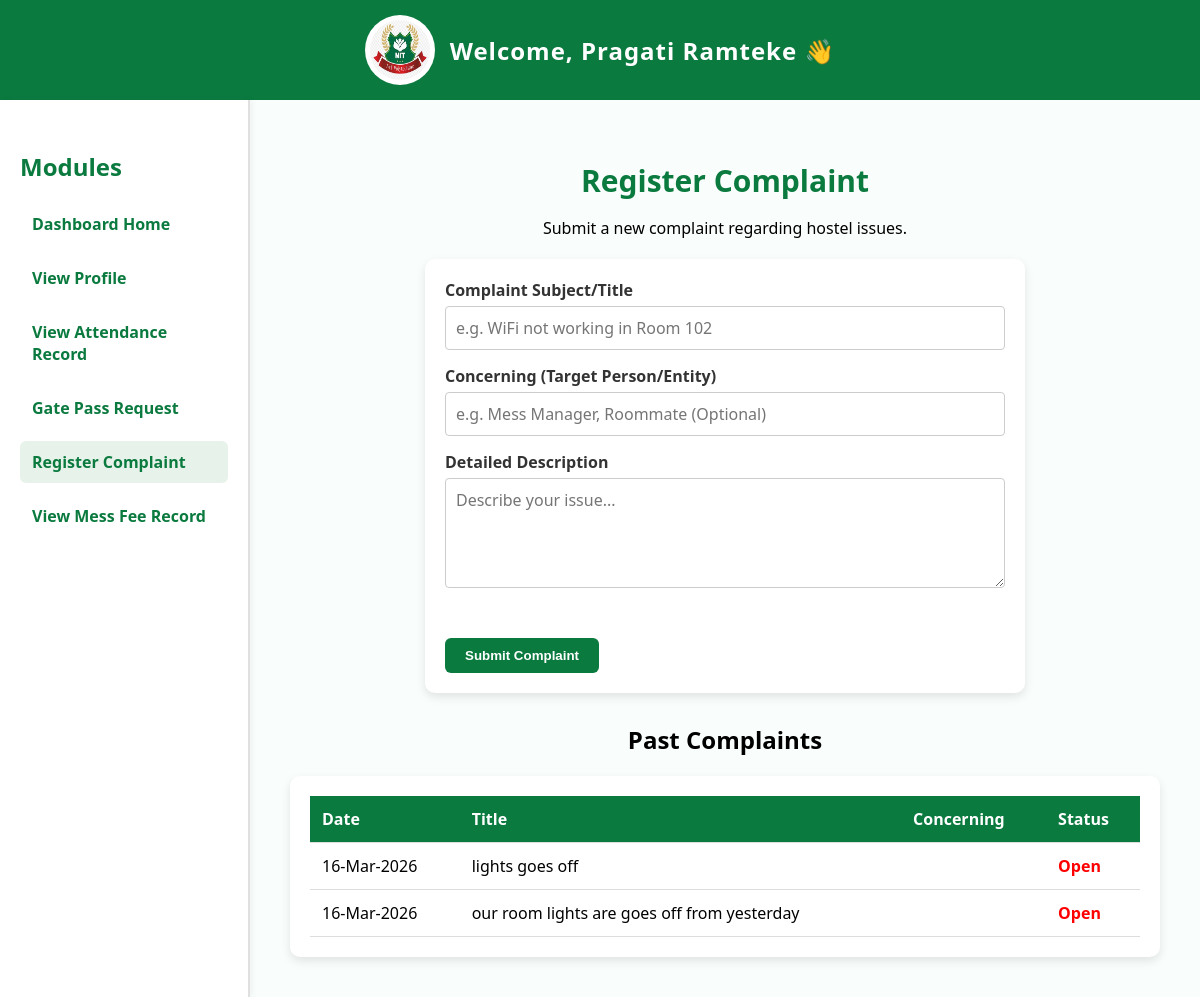
Page /student_complaints.php (signed in) on the committed database.
### tables this page shows
CREATE TABLE `complaints` (
  `id` int NOT NULL,
  `user_id` int NOT NULL,
  `student_name` varchar(100) NOT NULL,
  `college_name` varchar(100) DEFAULT NULL,
  `department_name` varchar(100) DEFAULT NULL,
  `title` varchar(255) NOT NULL,
  `description` text NOT NULL,
  `status` enum('Open','In Progress','Resolved') DEFAULT 'Open',
  `created_at` timestamp NULL DEFAULT CURRENT_TIMESTAMP,
  `concerning` varchar(255) DEFAULT NULL
);

### student_complaints.php (the view, shortened to what this page needs)
<?php
include("db.php");
$user_id = $_SESSION['user_id'];
$query = "SELECT title, concerning, description, status, created_at FROM complaints WHERE user_id = ? ORDER BY created_at DESC";
$stmt = $conn->prepare($query);
$stmt->bind_param("i", $user_id);
$stmt->execute();
$result = $stmt->get_result();
?>
<!DOCTYPE html>
<html lang="en">
<head>
    <link rel="stylesheet" href="student.css">
    <link rel="stylesheet" href="responsive.css">
</head>
<body>
    <header>
        <img src="nit_logo.png.jpg" alt="NIT Logo">
        Welcome, <?php echo $_SESSION['username']; ?> 👋
    </header>
    <div class="dashboard">
        <div class="sidebar">
            <h2>Modules</h2>
            <a href="student.php">Dashboard Home</a>
            <a href="student_profile.php">View Profile</a>
            <a href="student_attendance.php">View Attendance Record</a>
            <a href="student_gatepass.php">Gate Pass Request</a>
            <a href="student_complaints.php" style="background: #e7f3ea;">Register Complaint</a>
            <a href="student_mess_fee.php">View Mess Fee Record</a>
        </div>
        <div class="content">
            <h1>Register Complaint</h1>
            <p>Submit a new complaint regarding hostel issues.</p>
            <div class="form-container">
                <form method="POST" action="">
                    <div class="form-group">
                        <label for="title">Complaint Subject/Title</label>
                        <input type="text" id="title" name="title" required placeholder="e.g. WiFi not working in Room 102">
                    </div>
                    <div class="form-group">
                        <label for="concerning">Concerning (Target Person/Entity)</label>
                        <input type="text" id="concerning" name="concerning" placeholder="e.g. Mess Manager, Roommate (Optional)">
                    </div>
                    <div class="form-group">
                        <label for="description">Detailed Description</label>
                        <textarea id="description" name="description" rows="4" required placeholder="Describe your issue..."></textarea>
                    </div>
                    <button type="submit" name="submit_complaint" class="btn-submit">Submit Complaint</button>
                </form>
            </div>
            <h2>Past Complaints</h2>
            <div class="table-container">
                <table>
                    <thead>
                        <tr>
                            <th>Date</th>
                            <th>Title</th>
                            <th>Concerning</th>
                            <th>Status</th>
                        </tr>
                    </thead>
                    <tbody>
                        <?php if($result->num_rows > 0): ?>
                            <?php while($row = $result->fetch_assoc()): ?>
                                <tr>
                                    <td><?php echo date('d-M-Y', strtotime($row['created_at'])); ?></td>
                                    <td><?php echo htmlspecialchars($row['title']); ?></td>
                                    <td><small><?php echo htmlspecialchars($row['concerning'] ?? 'N/A'); ?></small></td>
                                    <td>
                                        <?php
                                            $sClass = '';
                                            if($row['status'] == 'Open') $sClass = 'status-open';
                                            elseif($row['status'] == 'In Progress') $sClass = 'status-inprogress';
                                            elseif($row['status'] == 'Resolved') $sClass = 'status-resolved';
                                        ?>
                                        <span class="<?php echo $sClass; ?>">
                                            <?php echo htmlspecialchars($row['status']); ?>
                                        </span>
                                    </td>
                                </tr>
                            <?php endwhile; ?>
                        <?php else: ?>
                            <tr><td colspan="3" style="text-align:center;">No past complaints found.</td></tr>
                        <?php endif; ?>
                    </tbody>
                </table>
            </div>
        </div>
    </div>
</body>
</html>

### student.css (style rules this page uses)
body { font-family: "Segoe UI", sans-serif; margin: 0; background: #f9fdfb; }
header { background: #0b7a3f; color: white; display: flex; align-items: center; justify-content: center; padding: 15px 0; font-size: 24px; font-weight: bold; letter-spacing: 1px; }
header img { width: 70px; height: 70px; margin-right: 15px; border-radius: 50%; background: white; padding: 5px; }
.dashboard { display: flex; min-height: 90vh; }
.sidebar { width: 250px; background: #fff; padding: 30px 20px; border-right: 2px solid #e0e0e0; box-shadow: 2px 0 6px rgba(0, 0, 0, 0.05); }
.sidebar h2 { color: #0b7a3f; margin-bottom: 20px; }
.sidebar a { display: block; text-decoration: none; color: #0b7a3f; font-weight: 600; margin: 12px 0; padding: 10px 12px; border-radius: 6px; transition: 0.3s; }
.content { flex: 1; padding: 40px; text-align: center; }
.content h1 { color: #0b7a3f; font-size: 30px; margin-bottom: 10px; }
button { margin-top: 30px; padding: 10px 18px; background: #b71c1c; color: white; border: none; border-radius: 6px; cursor: pointer; font-weight: 600; transition: 0.3s; }
.table-container { width: 100%; overflow-x: auto; -webkit-overflow-scrolling: touch; margin-top: 20px; border-radius: 8px; box-shadow: 0 2px 8px rgba(0,0,0,0.05); }
table { min-width: 600px; }

### responsive.css (style rules this page uses)
*, *::before, *::after { box-sizing: border-box; }
img { max-width: 100%; height: auto; }
input, select, textarea { font-size: 16px; }

### student_complaints.php (style rules this page uses)
.form-container { background: white; padding: 20px; border-radius: 10px; box-shadow: 0 4px 10px rgba(0,0,0,0.1); margin-top: 20px; text-align: left; max-width: 600px; margin-left: auto; margin-right: auto; margin-bottom: 30px; }
.form-group { margin-bottom: 15px; }
.form-group label { display: block; margin-bottom: 5px; font-weight: 600; color: #333; }
.form-group input[type="text"], .form-group textarea { width: 100%; padding: 10px; border: 1px solid #ccc; border-radius: 4px; font-family: inherit; }
.btn-submit { background: #0b7a3f; color: white; border: none; padding: 10px 20px; border-radius: 6px; cursor: pointer; font-weight: 600; }
.table-container { background: white; padding: 20px; border-radius: 10px; box-shadow: 0 4px 10px rgba(0,0,0,0.1); overflow-x: auto; }
table { width: 100%; border-collapse: collapse; }
th, td { text-align: left; padding: 12px; border-bottom: 1px solid #ddd; }
th { background-color: #0b7a3f; color: white; }
.status-open { color: red; font-weight: bold; }

### rows in the picture
complaints: created_at "16-Mar-2026", title "lights goes off", status "Open"
complaints: created_at "16-Mar-2026", title "our room lights are goes off from yesterday", status "Open"

### other values in the picture
$_SESSION['username'] "Pragati Ramteke"
